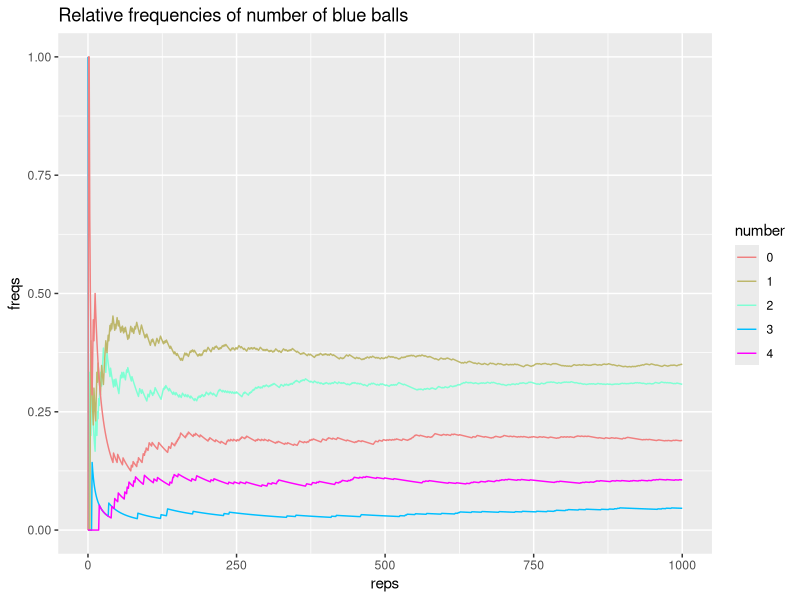

Reproduce this figure in R.
## ---- chunk 1
library(ggplot2)
## ---- chunk 2
box1 = c("blue", "blue", "red")
box2 = c("blue", "blue", "red", "red", "red", "white")
## ---- chunk 3
results = c()
for (i in 1:1000) {
  if (runif(1) > 0.5) {
    add = sample(box1, size = 4, replace = TRUE)
  } else {
    add = sample(box2, size = 4, replace = FALSE)
  }
  results = append(results, add)
}
drawn_balls = matrix(data = results, nrow = 1000, ncol = 4, byrow = TRUE)
head(drawn_balls)
#results
## ---- chunk 4
proportion = function(n) {
  if (n == 0) {
    return(c(1, 0, 0, 0, 0))
  } else {
    zero_blue = 0
    one_blue = 0
    two_blue = 0
    three_blue = 0
    four_blue = 0
    for (i in 1:n) {
      one_sample = drawn_balls[i,]
      num = 0
      for (j in 1:4) {
        if (one_sample[j] == "blue") {
          num = num + 1
        }
      }
      if (num == 0) {
        zero_blue = zero_blue + 1
      } else if (num == 1) {
        one_blue = one_blue + 1
      } else if (num == 2) {
        two_blue = two_blue + 1
      } else if (num == 3) {
        three_blue = three_blue + 1
      } else if (num == 4) {
        four_blue = four_blue + 1
      }
    }
    
    zero_blue = zero_blue / n
    one_blue = one_blue / n
    two_blue = two_blue / n
    three_blue = three_blue / n
    four_blue = four_blue / n
    
    return(c(zero_blue, one_blue, two_blue, three_blue, four_blue))
  }
}

#proportion(1)
## ---- chunk 5
balls = data.frame()
for (i in 0:1000) {
  balls = rbind(balls, proportion(i))
}
names(balls) = c("zero", "one", "two", "three", "four")
balls$reps = 0:1000
head(balls)
## ---- chunk 6
ggplot(data = balls) +
  geom_line(aes(x = reps, y = zero, color = "#F08080")) +
  geom_line(aes(x = reps, y = one, color = "#BDB76B")) +
  geom_line(aes(x = reps, y = two, color = "#7FFFD4")) + 
  geom_line(aes(x = reps, y = three, color = "#00BFFF")) + 
  geom_line(aes(x = reps, y = four, color = "#FF00FF")) +
  ylab("freqs") +
  labs(colour = "number") +
  scale_color_manual(labels = c("0", "1", "2", "3", "4"), values = c("#F08080", "#BDB76B", "#7FFFD4", "#00BFFF", "#FF00FF")) +
  ggtitle("Relative frequencies of number of blue balls")
